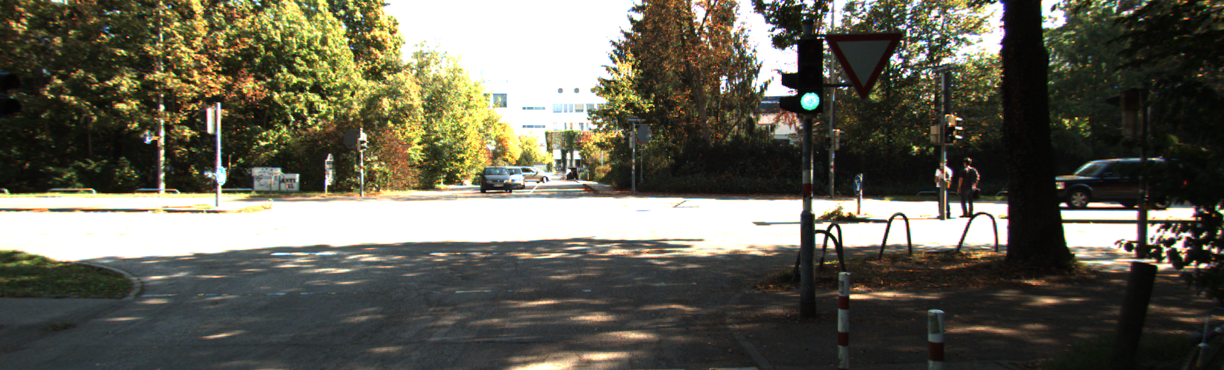
#> input picture Project 2/adaptive_hist_data/0000000000.png, 1224 x 370 px
$ python -i CroppedLaneutils.py   (imports and definitions only)
#> lines starting #> are read from the running program, lines starting #| are printed output that depends on the picture; after the words box and inside, x2 and y2 are one past the last pixel; in counts of white or black regions, pixels touching at a corner belong together
#!/usr/bin/env python3
# -*- coding: utf-8 -*-
"""
Created on Fri Mar 25 20:42:34 2022

@author: pulkit
"""

import cv2
import numpy as np

# [7 lines left out: function distances, not called in this run]


def Modify_frame(frame):
    gray = cv2.cvtColor(frame, cv2.COLOR_BGR2GRAY)
    blur = cv2.GaussianBlur(gray, (7,7), 0)
    ret,thresh = cv2.threshold(blur,160,255,cv2.THRESH_BINARY)             # Binary thresholding
    edges = cv2.Canny(thresh, 20, 120)

    return thresh


def region(frame):
    height, width = frame.shape[:2]
    # triangle = np.array([[(100, height), (480,300), (width, height)]])

    # trapezoid = np.array([[(200, height-50), (630,425), (725,425), (width - 150, height-50)]])
    # Cropped
    trapezoid = np.array([[(220, height-50), (610,440), (725,440), (width - 150, height-50)]])
    # cv2.line(frame,tuple(triangle[0][0]), tuple(triangle[0][1]),red,2)
    # cv2.line(frame,tuple(triangle[0][0]), tuple(triangle[0][2]),red,2)
    # cv2.line(frame,tuple(triangle[0][1]), tuple(triangle[0][2]),red,2)

    mask = np.zeros_like(frame)
    mask = cv2.fillPoly(mask, trapezoid, (255,255,255))
    mask = cv2.bitwise_and(frame, mask)

    return mask


# [7 lines left out: function make_HoughLines, not called in this run]

def adjust_gamma(image, gamma=1.0):
	# build a lookup table mapping the pixel values [0, 255] to
	# their adjusted gamma values
	invGamma = 1.0 / gamma
	table = np.array([((i / 255.0) ** invGamma) * 255
		for i in np.arange(0, 256)]).astype("uint8")
	# apply gamma correction using the lookup table
	return cv2.LUT(image, table)

# [29 lines left out: function classify, not called in this run]


def prepare_warped(frame):
    hsv = cv2.cvtColor(frame,cv2.COLOR_BGR2HSV)
    v = hsv[:,:,2]
    clahe = cv2.createCLAHE(clipLimit=1.0, tileGridSize=(20,20))
    cl1 = clahe.apply(v)
    hsv[:,:,2] = cl1
    img_back = cv2.cvtColor(hsv, cv2.COLOR_HSV2BGR)
    img_back = adjust_gamma(img_back, gamma = 0.5)


    modified = Modify_frame(img_back)
    roi = region(modified)

    lower = np.array([0,100,100])
    upper = np.array([30,255,255])

    yellow_lane_roi = region(frame)
    yellow_lane_hsv = cv2.cvtColor(yellow_lane_roi, cv2.COLOR_BGR2HSV)
    mask = cv2.inRange(yellow_lane_hsv, lower, upper)


    height, width, _ = frame.shape
    pts1 = np.float32([[(220, height-50), (610,440), (725,440), (width - 150, height-50)]])
    pts2 = np.float32([[0,400],[0,0],[200,0],[200,400]])

    matrix = cv2.getPerspectiveTransform(pts1, pts2)
    warped = cv2.warpPerspective(roi, matrix, (200,400))
    # warped = cv2.flip(warped,0)
    yellow_lane_warped = cv2.warpPerspective(mask, matrix, (200,400))
    warped[:,:100] = 0
    comb = warped + yellow_lane_warped

    return comb, matrix

>>> import cv2
>>> picture = cv2.imread('adaptive_hist_data/0000000000.png')
#> picture is the input picture: shape (370, 1224, 3); mean B, G, R 83.7, 96.9, 98.8
>>> result = prepare_warped(picture)
#> in prepare_warped, `hsv = cv2.cvtColor(frame,cv2.COLOR_BGR2HSV)`: hsv: shape (370, 1224, 3); mean H, S, V 44.8, 71.3, 104.9
#> in prepare_warped, `cl1 = clahe.apply(v)`:
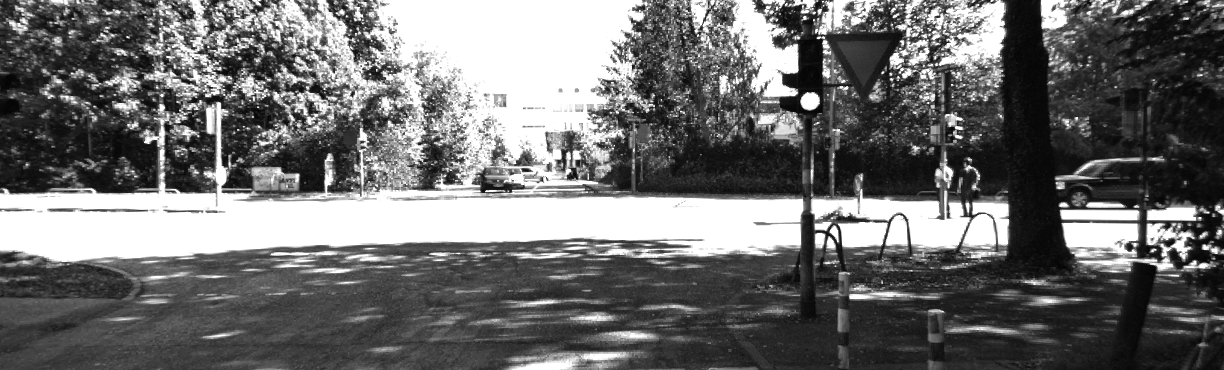
#> cl1: shape (370, 1224); min 4, max 255, mean 109.9
#> in prepare_warped, `hsv[:,:,2] = cl1`: hsv: shape (370, 1224, 3); mean H, S, V 44.8, 71.3, 109.9
#> in adjust_gamma, `return cv2.LUT(image, table)`:
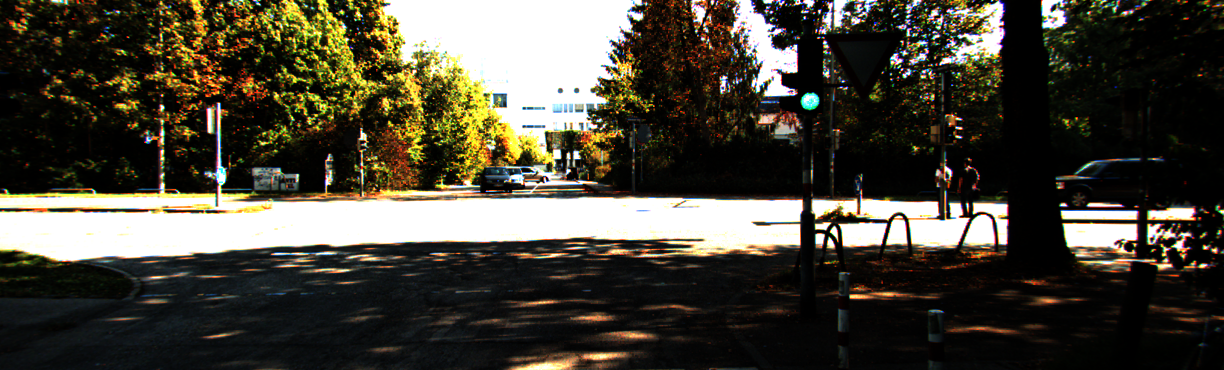
#> returned value: shape (370, 1224, 3); mean of channels 0, 1, 2 56.4, 67.8, 71.5; drawn as B, G, R
#> in Modify_frame, `gray = cv2.cvtColor(frame, cv2.COLOR_BGR2GRAY)`:
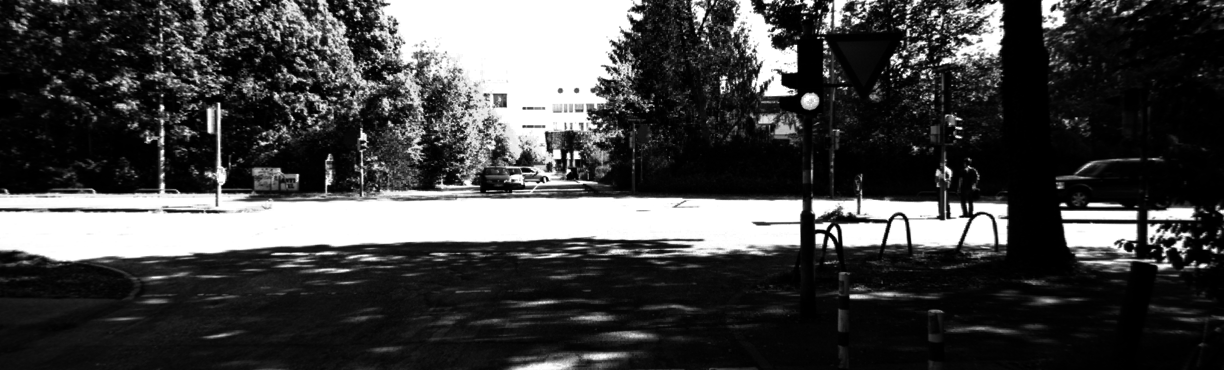
#> gray: shape (370, 1224); min 0, max 255, mean 67.6
#> in Modify_frame, `blur = cv2.GaussianBlur(gray, (7,7), 0)`:
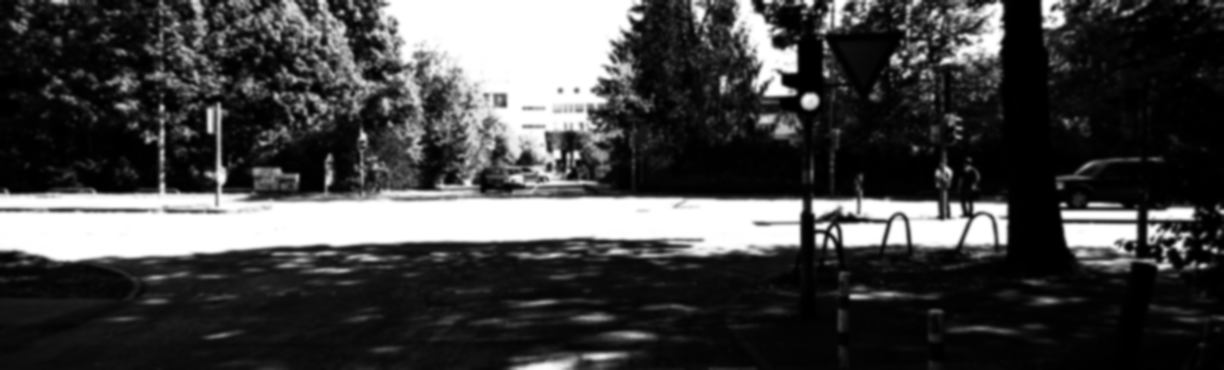
#> blur: shape (370, 1224); min 0, max 255, mean 67.6
#> in Modify_frame, `ret,thresh = cv2.threshold(blur,160,255,cv2.THRESH_BINARY)`:
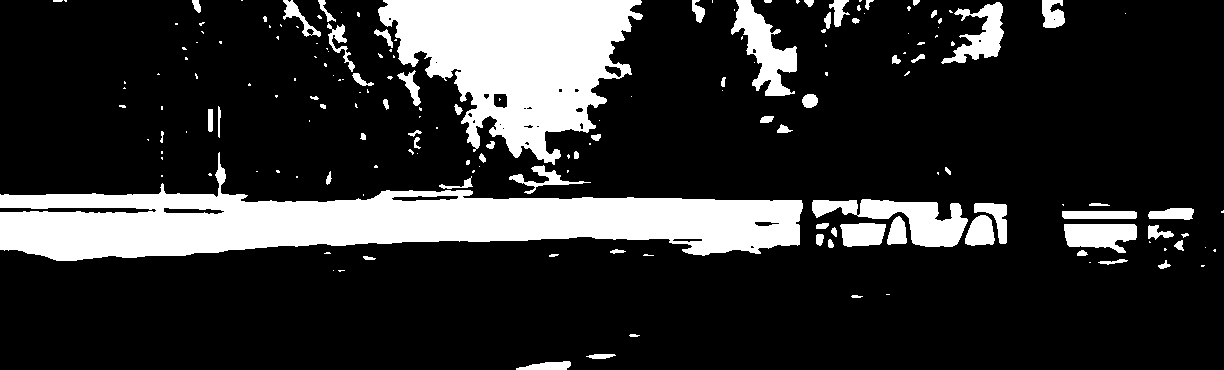
#> thresh: shape (370, 1224); 18.7% white; 177 white regions (106 under 20 px), largest, box (x1, y1, x2, y2) and area: (0, 152, 803, 261) 39629, (378, 0, 643, 165) 25146, (812, 199, 968, 247) 3431
#> in Modify_frame, `edges = cv2.Canny(thresh, 20, 120)`: edges: shape (370, 1224); 2% white in thin lines or dots
#> in region, `mask = cv2.bitwise_and(frame, mask)`: mask: shape (370, 1224); 0.11% white; 3 white regions, box (x1, y1, x2, y2) and area: (516, 361, 571, 370) 341, (586, 354, 616, 359) 110, (629, 334, 640, 337) 25
#> in prepare_warped, `yellow_lane_hsv = cv2.cvtColor(yellow_lane_roi, cv2.COLOR_BGR2HSV)`: yellow_lane_hsv: shape (370, 1224, 3); mean H, S, V 5, 3.2, 4.6
#> in prepare_warped, `mask = cv2.inRange(yellow_lane_hsv, lower, upper)`:
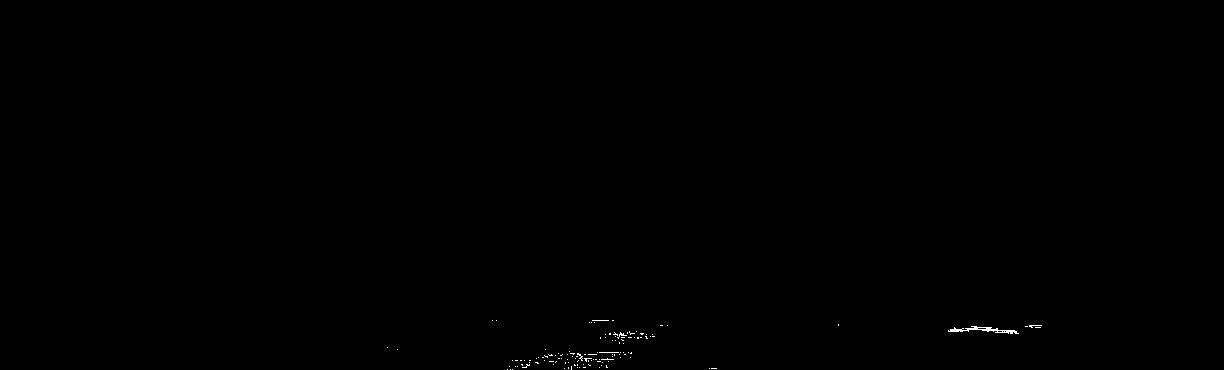
#> mask: shape (370, 1224); 0.13% white in thin lines or dots, all inside (x1, y1, x2, y2) = (387, 320, 1042, 370)
#> in prepare_warped, `warped = cv2.warpPerspective(roi, matrix, (200,400))`:
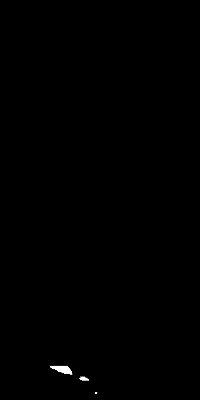
#> warped: shape (400, 200); min 0, max 255, mean 0.5
#> in prepare_warped, `warped[:,:100] = 0`: warped: shape (400, 200); 0.24% of pixels changed, all inside (x1, y1, x2, y2) = (49, 365, 98, 394)
